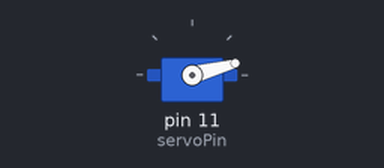
This sketch was run on a simulated Arduino Uno, built with avr-gcc and run on an emulated ATmega328P. Shown: servo.

Above: at 0.05 s.
At 0.5 s:
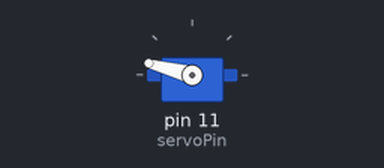
At 0.75 s:
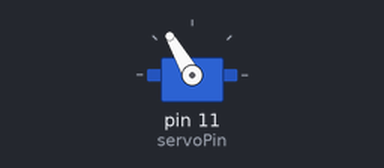
At 1.0 s:
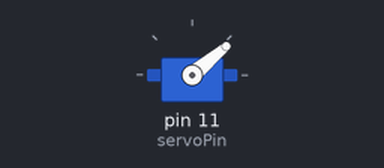
Timing chart, 0 to 3.0 s (numbered marks = the images above):
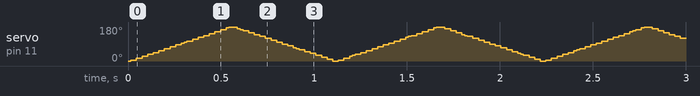

The sketch:

servo_motor_sweep.ino
```cpp
/*
Servo Motor code v1, where the servo motor is spinning in 180° with an Ultrasonic Sensor attached into it.
*/

// C++ Code
#include <Servo.h>

const int servoPin = 11;
Servo servo;
int angle = 0;
int step = 5; // degrees per step

void setup() {
  servo.attach(servoPin); // Attach servo to pin
}

void loop() {
  // Spin from 0 to 180
  for (angle = 0; angle <= 180; angle += step) {
    servo.write(angle);
    delay(15);
  }

  // Spin from 180 to 0
  for (angle = 180; angle >= 0; angle -= step) {
    servo.write(angle);
    delay(15);
  }
}
```
